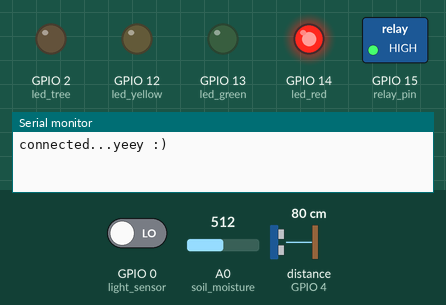
This sketch was run on a simulated ESP8266 (NodeMCU). Shown: switched loads named in the sketch (green lamp = pin HIGH), output pins drawn as LEDs (lit = HIGH), the last lines printed to the serial monitor. Wiring (inferred from the names in the program): ultrasonic range finder: trigger GPIO 5; echo GPIO 4. The test bench sets the inputs (shaded band); at power-on: A0 (soil_moisture) = 512, distance to the obstacle (sensor on GPIO 4) 80 cm, GPIO 0 (light_sensor) LOW. The echo pulse lasts 58.3 µs per cm; WiFi joins after 1.5 s; servers stay silent unless stated; network time is answered at once with the bench clock; the local clock reads 2024-03-15 10:24:30 at power-on unless the sketch sets it; random numbers use the default seed unless the sketch sets one; no MQTT or app messages arrive unless stated; pins used as bus, display or sensor lines are not drawn.

Above: at 2.7 s.
2.8 s: A0 (soil_moisture) set to 608
6.7 s: A0 (soil_moisture) set to 633
At 10.8 s:
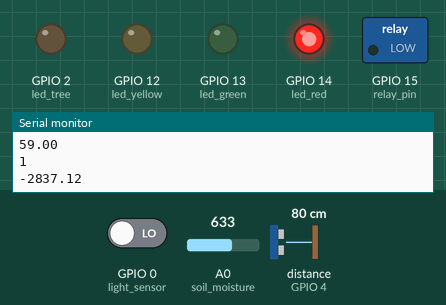
16.0 s: distance to the obstacle (sensor on GPIO 4) set to 10 cm
22.8 s: distance to the obstacle (sensor on GPIO 4) set to 7 cm
At 28.6 s:
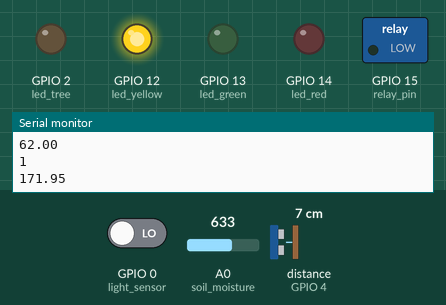
31.1 s: GPIO 0 (light_sensor) driven HIGH
At 32.9 s:
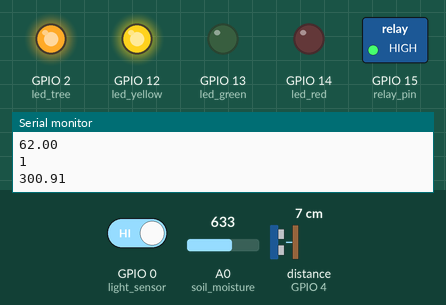
40.4 s: distance to the obstacle (sensor on GPIO 4) set to 5 cm
46.8 s: distance to the obstacle (sensor on GPIO 4) set to 2 cm
At 52.0 s:
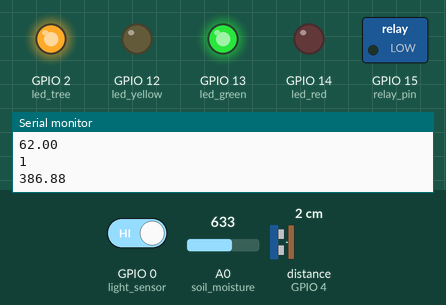
Timing chart, 0 to 55.1 s (numbered marks = the images above; inputs shaded):
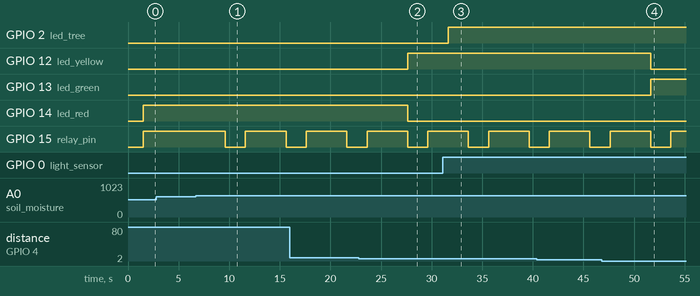

The sketch:

WateringSystem.ino
```cpp
#include <ESP8266WiFi.h>
#include <DNSServer.h>
#include <ESP8266WebServer.h>
#include <Ticker.h> //for LED status
#include <WiFiManager.h>
#include <String.h>
#include "ThingSpeak.h"
#include <PubSubClient.h>
#include <NTPClient.h>
#include <WiFiUdp.h>
//MQTT - mosquitto

const long utcOffsetInSeconds = 25200;
WiFiUDP ntpUDP;
NTPClient timeClient(ntpUDP, "pool.ntp.org", utcOffsetInSeconds);

WiFiClient espClient;
PubSubClient client(espClient);
long lastMsg = 0;
char msg[50];
int value = 0;

const char* mqtt_server = "broker.mqtt-dashboard.com";

unsigned long myChannelNumber = 1260973;
const char * myWriteAPIKey = "H3LR4F1ZRWMPOSF0";
const char * myReadAPIKey = "MT8FRNAUN4GJL8F5";

//Ultra Sonic Sensor
const int trig_pin = 5;
const int echo_pin = 4;

//Light Sensor
const int light_sensor = 0;

//LED for tree
const int led_tree = 2;

//LED for remaining water
const int led_red = 14;
const int led_yellow = 12;
const int led_green = 13;

//Soil Moisture Sensor
const int soil_moisture = A0;
int Soil_Value;
int limit = 300;

//Relay
int relay_pin = 15;

float getDistance(){
  float duration, distanceCm;

  digitalWrite(trig_pin, LOW);
  delayMicroseconds(2);
  digitalWrite(trig_pin, HIGH);
  delayMicroseconds(10);
  digitalWrite(trig_pin, LOW);

  duration = pulseIn(echo_pin, HIGH);

  distanceCm = duration * 0.034 / 2;

  return distanceCm;
}

//gets called when WiFiManager enters configuration mode
void configModeCallback (WiFiManager *myWiFiManager) {
  Serial.println("Entered config mode");
  Serial.println(WiFi.softAPIP());
  //if you used auto generated SSID, print it
  Serial.println(myWiFiManager->getConfigPortalSSID());
}

void reconnect() {
  // Loop until we're reconnected
  while (!client.connected()) {
    Serial.print("Attempting MQTT connection...");
    // Create a random client ID
    String clientId = "ESP8266Client-";
    clientId += String(random(0xffff), HEX);
    // Attempt to connect
    if (client.connect(clientId.c_str())) {
      Serial.println("connected");
      client.subscribe("Pump_water");
    } else {
      Serial.print("failed, rc=");
      Serial.print(client.state());
      Serial.println(" try again in 5 seconds");
      // Wait 5 seconds before retrying
      delay(5000);
    }
  }
}

void callback(char* topic, byte* payload, unsigned int length) {
    String message;
    for (int i = 0; i < length; i++) {
      message += (char)payload[i];
    }
    Serial.println(topic);
    Serial.println(message);
    if (digitalRead(relay_pin) == 1)
    {
       digitalWrite(relay_pin, LOW);
       delay(2000);
       digitalWrite(relay_pin, HIGH);
       delay(2000);
    }
    else
    {
      digitalWrite(relay_pin, HIGH);
      delay(2000);
    }

}


void setup() {
  // put your setup code here, to run once:
//  pinMode(LED_BUILTIN, OUTPUT);
  Serial.begin(115200);
  // Ultra Sonic Sensor
  pinMode(trig_pin, OUTPUT);
  pinMode(echo_pin, INPUT);
  // Led for tree
  pinMode(led_tree, OUTPUT);
  // Light Sensor
  pinMode(light_sensor, INPUT);
  // Relay
  pinMode(relay_pin, OUTPUT);
  //led for showing remain water
  pinMode(led_red, OUTPUT);
  pinMode(led_yellow, OUTPUT);
  pinMode(led_green, OUTPUT);

  ThingSpeak.begin(espClient);
  timeClient.begin();
  client.setServer(mqtt_server, 1883);
  client.setCallback(callback);

  WiFi.mode(WIFI_STA); // explicitly set mode, esp defaults to STA+AP
  // put your setup code here, to run once:

  //WiFiManager
  //Local intialization. Once its business is done, there is no need to keep it around
  WiFiManager wm;
  //reset settings - for testing
  //wm.resetSettings();

  //set callback that gets called when connecting to previous WiFi fails, and enters Access Point mode
  wm.setAPCallback(configModeCallback);

  //fetches ssid and pass and tries to connect
  //if it does not connect it starts an access point with the specified name
  //here  "AutoConnectAP"
  //and goes into a blocking loop awaiting configuration
  if (!wm.autoConnect()) {
    Serial.println("failed to connect and hit timeout");
    //reset and try again, or maybe put it to deep sleep
    ESP.restart();
    delay(1000);
  }

  //if you get here you have connected to the WiFi
  Serial.println("connected...yeey :)");
}

float waterRemaining(int distance) {
  float r = 3.7;
  float h = 13;
  float V = 3.14*r*r*(h - distance);
  return V;
}

void loop() {
  // put your main code here, to run repeatedly:
  float distance = getDistance();
  float light = digitalRead(light_sensor);
  String light_value;
  if (light == 1){
    light_value = "The light is enough for tree";
  }
  else {
    light_value = "The light is not enough for tree, turn on the LED";
  }
  float led_status = digitalRead(led_tree);
  float soil = analogRead(soil_moisture);
  float soil_percent = map(soil, 0, 1023, 0, 100);
  float water_remain = waterRemaining(distance);

  //Write data to field
//  ThingSpeak.setField(1, distance);
//  ThingSpeak.setField(2, light);
//
//  int returncode = ThingSpeak.writeFields(myChannelNumber, myWriteAPIKey);
//  // Check return Code
//  if (returncode == 200) {
//    Serial.println("Channel update sucessful.");
//  }
//  else {
//    Serial.println("Problem updating channel. HTTP error code " + String(returncode));
//  }


  // LED for showing remaining water

  float h_box = 13;
  float res = h_box - distance;
  if (res < 0)
    res = 0;

  if (res < 5)
  {
    digitalWrite(led_red, HIGH);
    digitalWrite(led_yellow, LOW);
    digitalWrite(led_green, LOW);
  }
  else if (res < 10)
  {
    digitalWrite(led_yellow, HIGH);
    digitalWrite(led_green, LOW);
    digitalWrite(led_red, LOW);
  }
  else
  {
    digitalWrite(led_green, HIGH);
    digitalWrite(led_red, LOW);
    digitalWrite(led_yellow, LOW);
  }
  // Relay pump water
  if (soil_percent > 60)
  {
    digitalWrite(relay_pin, LOW);
    delay(2000);
    digitalWrite(relay_pin, HIGH);
    delay(2000);
  }
  else
  {
    digitalWrite(relay_pin, HIGH);
    delay(2000);
  }


  timeClient.update();


  if (digitalRead(light_sensor) == 1 && 4 < timeClient.getHours() < 18)
  {
    digitalWrite(led_tree, HIGH);
  }
  else if (digitalRead(light_sensor) == 0)
  {
    digitalWrite(led_tree, LOW);
  }

   if (!client.connected()) {
    reconnect();
  }
  client.loop();
  client.publish("soil_moisture", String(soil_percent).c_str());
  client.publish("water_remain", String(water_remain).c_str());
  client.publish("light_sensor", String(light_value).c_str());
  Serial.println(soil_percent);
  Serial.println(digitalRead(relay_pin));
  Serial.println(water_remain);
  delay(2000);

}
```

Measured:
- the behaviour switches between 618 and 619 on A0 (soil_moisture) (found by bisection; images 0 and 1)
- the behaviour switches between 9 and 8 cm on distance to the obstacle (sensor on GPIO 4) (found by bisection; images 1 and 2)
- the behaviour switches between 4 and 3 cm on distance to the obstacle (sensor on GPIO 4) (found by bisection; images 3 and 4)
- after the input at 6.7 s, GPIO 15 (relay_pin): HIGH → LOW after 2.9 s, → HIGH 2.0 s later, → LOW 4.0 s later
- after the input at 22.8 s, GPIO 12 (led_yellow): LOW → HIGH after 4.8 s; GPIO 14 (led_red): HIGH → LOW after 4.8 s
- after the input at 31.1 s, GPIO 2 (led_tree): LOW → HIGH after 0.52 s
- after the input at 46.8 s, GPIO 12 (led_yellow): HIGH → LOW after 4.8 s; GPIO 13 (led_green): LOW → HIGH after 4.8 s
